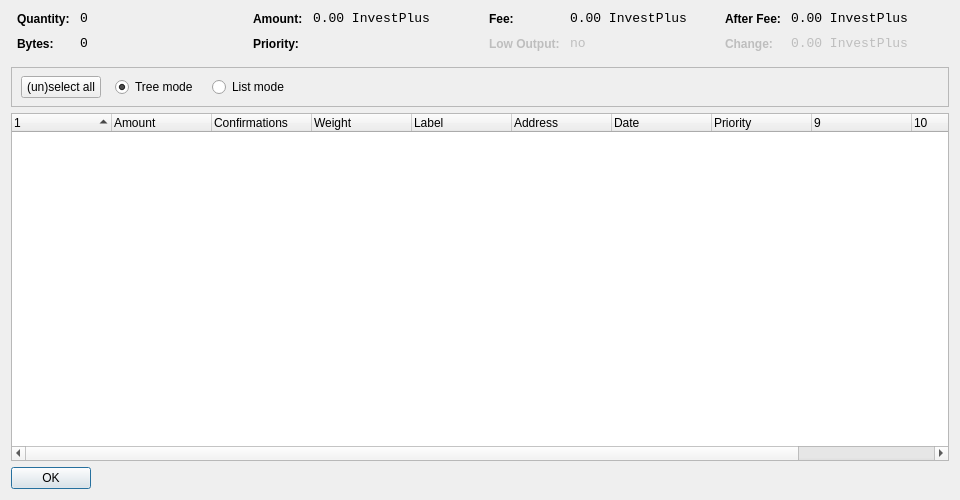
<?xml version="1.0" encoding="UTF-8"?>
<ui version="4.0">
 <class>CoinControlDialog</class>
 <widget class="QDialog" name="CoinControlDialog">
  <property name="geometry">
   <rect>
    <x>0</x>
    <y>0</y>
    <width>960</width>
    <height>500</height>
   </rect>
  </property>
  <property name="windowTitle">
   <string>Coin Control</string>
  </property>
  <layout class="QVBoxLayout" name="verticalLayout">
   <item>
    <layout class="QHBoxLayout" name="horizontalLayoutTop" stretch="0,0,0,0">
     <property name="topMargin">
      <number>0</number>
     </property>
     <property name="bottomMargin">
      <number>10</number>
     </property>
     <item>
      <layout class="QFormLayout" name="formLayoutCoinControl1">
       <property name="horizontalSpacing">
        <number>10</number>
       </property>
       <property name="verticalSpacing">
        <number>10</number>
       </property>
       <property name="leftMargin">
        <number>6</number>
       </property>
       <property name="rightMargin">
        <number>6</number>
       </property>
       <item row="0" column="0">
        <widget class="QLabel" name="labelCoinControlQuantityText">
         <property name="styleSheet">
          <string notr="true">font-weight:bold;</string>
         </property>
         <property name="text">
          <string>Quantity:</string>
         </property>
        </widget>
       </item>
       <item row="0" column="1">
        <widget class="QLabel" name="labelCoinControlQuantity">
         <property name="font">
          <font>
           <family>Monospace</family>
           <pointsize>10</pointsize>
          </font>
         </property>
         <property name="cursor">
          <cursorShape>IBeamCursor</cursorShape>
         </property>
         <property name="contextMenuPolicy">
          <enum>Qt::ActionsContextMenu</enum>
         </property>
         <property name="text">
          <string notr="true">0</string>
         </property>
         <property name="textInteractionFlags">
          <set>Qt::LinksAccessibleByMouse|Qt::TextSelectableByKeyboard|Qt::TextSelectableByMouse</set>
         </property>
        </widget>
       </item>
       <item row="1" column="0">
        <widget class="QLabel" name="labelCoinControlBytesText">
         <property name="styleSheet">
          <string notr="true">font-weight:bold;</string>
         </property>
         <property name="text">
          <string>Bytes:</string>
         </property>
        </widget>
       </item>
       <item row="1" column="1">
        <widget class="QLabel" name="labelCoinControlBytes">
         <property name="font">
          <font>
           <family>Monospace</family>
           <pointsize>10</pointsize>
          </font>
         </property>
         <property name="cursor">
          <cursorShape>IBeamCursor</cursorShape>
         </property>
         <property name="contextMenuPolicy">
          <enum>Qt::ActionsContextMenu</enum>
         </property>
         <property name="text">
          <string notr="true">0</string>
         </property>
         <property name="textInteractionFlags">
          <set>Qt::LinksAccessibleByMouse|Qt::TextSelectableByKeyboard|Qt::TextSelectableByMouse</set>
         </property>
        </widget>
       </item>
      </layout>
     </item>
     <item>
      <layout class="QFormLayout" name="formLayoutCoinControl2">
       <property name="horizontalSpacing">
        <number>10</number>
       </property>
       <property name="verticalSpacing">
        <number>10</number>
       </property>
       <property name="leftMargin">
        <number>6</number>
       </property>
       <property name="rightMargin">
        <number>6</number>
       </property>
       <item row="0" column="0">
        <widget class="QLabel" name="labelCoinControlAmountText">
         <property name="styleSheet">
          <string notr="true">font-weight:bold;</string>
         </property>
         <property name="text">
          <string>Amount:</string>
         </property>
        </widget>
       </item>
       <item row="0" column="1">
        <widget class="QLabel" name="labelCoinControlAmount">
         <property name="font">
          <font>
           <family>Monospace</family>
           <pointsize>10</pointsize>
          </font>
         </property>
         <property name="cursor">
          <cursorShape>IBeamCursor</cursorShape>
         </property>
         <property name="contextMenuPolicy">
          <enum>Qt::ActionsContextMenu</enum>
         </property>
         <property name="text">
          <string notr="true">0.00 InvestPlus</string>
         </property>
         <property name="textInteractionFlags">
          <set>Qt::LinksAccessibleByMouse|Qt::TextSelectableByKeyboard|Qt::TextSelectableByMouse</set>
         </property>
        </widget>
       </item>
       <item row="1" column="0">
        <widget class="QLabel" name="labelCoinControlPriorityText">
         <property name="styleSheet">
          <string notr="true">font-weight:bold;</string>
         </property>
         <property name="text">
          <string>Priority:</string>
         </property>
        </widget>
       </item>
       <item row="1" column="1">
        <widget class="QLabel" name="labelCoinControlPriority">
         <property name="font">
          <font>
           <family>Monospace</family>
           <pointsize>10</pointsize>
          </font>
         </property>
         <property name="cursor">
          <cursorShape>IBeamCursor</cursorShape>
         </property>
         <property name="contextMenuPolicy">
          <enum>Qt::ActionsContextMenu</enum>
         </property>
         <property name="text">
          <string/>
         </property>
         <property name="textInteractionFlags">
          <set>Qt::LinksAccessibleByMouse|Qt::TextSelectableByKeyboard|Qt::TextSelectableByMouse</set>
         </property>
        </widget>
       </item>
      </layout>
     </item>
     <item>
      <layout class="QFormLayout" name="formLayoutCoinControl3">
       <property name="horizontalSpacing">
        <number>10</number>
       </property>
       <property name="verticalSpacing">
        <number>10</number>
       </property>
       <property name="leftMargin">
        <number>6</number>
       </property>
       <property name="rightMargin">
        <number>6</number>
       </property>
       <item row="0" column="0">
        <widget class="QLabel" name="labelCoinControlFeeText">
         <property name="styleSheet">
          <string notr="true">font-weight:bold;</string>
         </property>
         <property name="text">
          <string>Fee:</string>
         </property>
        </widget>
       </item>
       <item row="0" column="1">
        <widget class="QLabel" name="labelCoinControlFee">
         <property name="font">
          <font>
           <family>Monospace</family>
           <pointsize>10</pointsize>
          </font>
         </property>
         <property name="cursor">
          <cursorShape>IBeamCursor</cursorShape>
         </property>
         <property name="contextMenuPolicy">
          <enum>Qt::ActionsContextMenu</enum>
         </property>
         <property name="text">
          <string notr="true">0.00 InvestPlus</string>
         </property>
         <property name="textInteractionFlags">
          <set>Qt::LinksAccessibleByMouse|Qt::TextSelectableByKeyboard|Qt::TextSelectableByMouse</set>
         </property>
        </widget>
       </item>
       <item row="1" column="0">
        <widget class="QLabel" name="labelCoinControlLowOutputText">
         <property name="enabled">
          <bool>false</bool>
         </property>
         <property name="styleSheet">
          <string notr="true">font-weight:bold;</string>
         </property>
         <property name="text">
          <string>Low Output:</string>
         </property>
        </widget>
       </item>
       <item row="1" column="1">
        <widget class="QLabel" name="labelCoinControlLowOutput">
         <property name="enabled">
          <bool>false</bool>
         </property>
         <property name="font">
          <font>
           <family>Monospace</family>
           <pointsize>10</pointsize>
          </font>
         </property>
         <property name="cursor">
          <cursorShape>IBeamCursor</cursorShape>
         </property>
         <property name="contextMenuPolicy">
          <enum>Qt::ActionsContextMenu</enum>
         </property>
         <property name="text">
          <string notr="true">no</string>
         </property>
         <property name="textInteractionFlags">
          <set>Qt::LinksAccessibleByMouse|Qt::TextSelectableByKeyboard|Qt::TextSelectableByMouse</set>
         </property>
        </widget>
       </item>
      </layout>
     </item>
     <item>
      <layout class="QFormLayout" name="formLayoutCoinControl4">
       <property name="horizontalSpacing">
        <number>10</number>
       </property>
       <property name="verticalSpacing">
        <number>10</number>
       </property>
       <property name="leftMargin">
        <number>6</number>
       </property>
       <property name="rightMargin">
        <number>6</number>
       </property>
       <item row="0" column="0">
        <widget class="QLabel" name="labelCoinControlAfterFeeText">
         <property name="styleSheet">
          <string notr="true">font-weight:bold;</string>
         </property>
         <property name="text">
          <string>After Fee:</string>
         </property>
        </widget>
       </item>
       <item row="0" column="1">
        <widget class="QLabel" name="labelCoinControlAfterFee">
         <property name="font">
          <font>
           <family>Monospace</family>
           <pointsize>10</pointsize>
          </font>
         </property>
         <property name="cursor">
          <cursorShape>IBeamCursor</cursorShape>
         </property>
         <property name="contextMenuPolicy">
          <enum>Qt::ActionsContextMenu</enum>
         </property>
         <property name="text">
          <string notr="true">0.00 InvestPlus</string>
         </property>
         <property name="textInteractionFlags">
          <set>Qt::LinksAccessibleByMouse|Qt::TextSelectableByKeyboard|Qt::TextSelectableByMouse</set>
         </property>
        </widget>
       </item>
       <item row="1" column="0">
        <widget class="QLabel" name="labelCoinControlChangeText">
         <property name="enabled">
          <bool>false</bool>
         </property>
         <property name="styleSheet">
          <string notr="true">font-weight:bold;</string>
         </property>
         <property name="text">
          <string>Change:</string>
         </property>
        </widget>
       </item>
       <item row="1" column="1">
        <widget class="QLabel" name="labelCoinControlChange">
         <property name="enabled">
          <bool>false</bool>
         </property>
         <property name="font">
          <font>
           <family>Monospace</family>
           <pointsize>10</pointsize>
          </font>
         </property>
         <property name="cursor">
          <cursorShape>IBeamCursor</cursorShape>
         </property>
         <property name="contextMenuPolicy">
          <enum>Qt::ActionsContextMenu</enum>
         </property>
         <property name="text">
          <string notr="true">0.00 InvestPlus</string>
         </property>
         <property name="textInteractionFlags">
          <set>Qt::LinksAccessibleByMouse|Qt::TextSelectableByKeyboard|Qt::TextSelectableByMouse</set>
         </property>
        </widget>
       </item>
      </layout>
     </item>
    </layout>
   </item>
   <item>
    <widget class="QFrame" name="frame">
     <property name="minimumSize">
      <size>
       <width>0</width>
       <height>40</height>
      </size>
     </property>
     <property name="frameShape">
      <enum>QFrame::StyledPanel</enum>
     </property>
     <property name="frameShadow">
      <enum>QFrame::Sunken</enum>
     </property>
     <widget class="QWidget" name="horizontalLayoutWidget">
      <property name="geometry">
       <rect>
        <x>10</x>
        <y>0</y>
        <width>781</width>
        <height>41</height>
       </rect>
      </property>
      <layout class="QHBoxLayout" name="horizontalLayoutPanel" stretch="0,0,0,0,0">
       <property name="spacing">
        <number>14</number>
       </property>
       <item>
        <widget class="QPushButton" name="pushButtonSelectAll">
         <property name="sizePolicy">
          <sizepolicy hsizetype="Maximum" vsizetype="Fixed">
           <horstretch>0</horstretch>
           <verstretch>0</verstretch>
          </sizepolicy>
         </property>
         <property name="text">
          <string>(un)select all</string>
         </property>
        </widget>
       </item>
       <item>
        <widget class="QRadioButton" name="radioTreeMode">
         <property name="sizePolicy">
          <sizepolicy hsizetype="Maximum" vsizetype="Fixed">
           <horstretch>0</horstretch>
           <verstretch>0</verstretch>
          </sizepolicy>
         </property>
         <property name="text">
          <string>Tree mode</string>
         </property>
         <property name="checked">
          <bool>true</bool>
         </property>
        </widget>
       </item>
       <item>
        <widget class="QRadioButton" name="radioListMode">
         <property name="sizePolicy">
          <sizepolicy hsizetype="Maximum" vsizetype="Fixed">
           <horstretch>0</horstretch>
           <verstretch>0</verstretch>
          </sizepolicy>
         </property>
         <property name="text">
          <string>List mode</string>
         </property>
        </widget>
       </item>
       <item>
        <spacer name="horizontalSpacer">
         <property name="orientation">
          <enum>Qt::Horizontal</enum>
         </property>
         <property name="sizeHint" stdset="0">
          <size>
           <width>40</width>
           <height>20</height>
          </size>
         </property>
        </spacer>
       </item>
      </layout>
     </widget>
    </widget>
   </item>
   <item>
    <widget class="CoinControlTreeWidget" name="treeWidget">
     <property name="contextMenuPolicy">
      <enum>Qt::CustomContextMenu</enum>
     </property>
     <property name="sortingEnabled">
      <bool>false</bool>
     </property>
     <property name="columnCount">
      <number>11</number>
     </property>
     <attribute name="headerShowSortIndicator" stdset="0">
      <bool>true</bool>
     </attribute>
     <attribute name="headerStretchLastSection">
      <bool>false</bool>
     </attribute>
     <column>
      <property name="text">
       <string/>
      </property>
     </column>
     <column>
      <property name="text">
       <string>Amount</string>
      </property>
     </column>
     <column>
      <property name="text">
       <string>Confirmations</string>
      </property>
      <property name="toolTip">
       <string>Confirmed</string>
      </property>
     </column>
     <column>
      <property name="text">
       <string>Weight</string>
      </property>
     </column>	 	 
     <column>
      <property name="text">
       <string>Label</string>
      </property>
     </column>
     <column>
      <property name="text">
       <string>Address</string>
      </property>
     </column>
     <column>
      <property name="text">
       <string>Date</string>
      </property>
     </column>
     <column>
      <property name="text">
       <string>Priority</string>
      </property>
     </column>
     <column>
      <property name="text">
       <string/>
      </property>
     </column>
     <column>
      <property name="text">
       <string/>
      </property>
     </column>
     <column>
      <property name="text">
       <string/>
      </property>
     </column>
     <column>
      <property name="text">
       <string/>
      </property>
     </column>
    </widget>
   </item>
   <item>
    <widget class="QDialogButtonBox" name="buttonBox">
     <property name="sizePolicy">
      <sizepolicy hsizetype="Maximum" vsizetype="Fixed">
       <horstretch>0</horstretch>
       <verstretch>0</verstretch>
      </sizepolicy>
     </property>
     <property name="orientation">
      <enum>Qt::Horizontal</enum>
     </property>
     <property name="standardButtons">
      <set>QDialogButtonBox::Ok</set>
     </property>
    </widget>
   </item>
  </layout>
 </widget>
 <customwidgets>
  <customwidget>
   <class>CoinControlTreeWidget</class>
   <extends>QTreeWidget</extends>
   <header>coincontroltreewidget.h</header>
  </customwidget>
 </customwidgets>
 <resources/>
 <connections/>
</ui>
